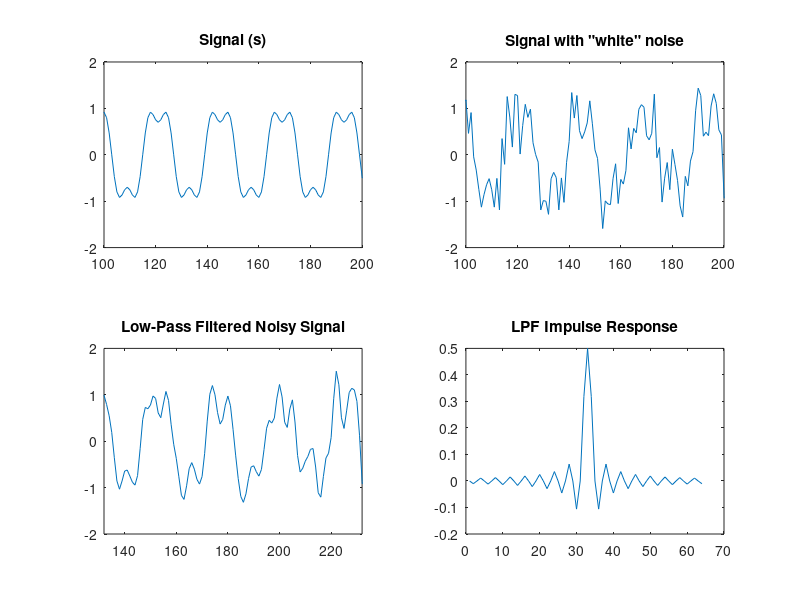
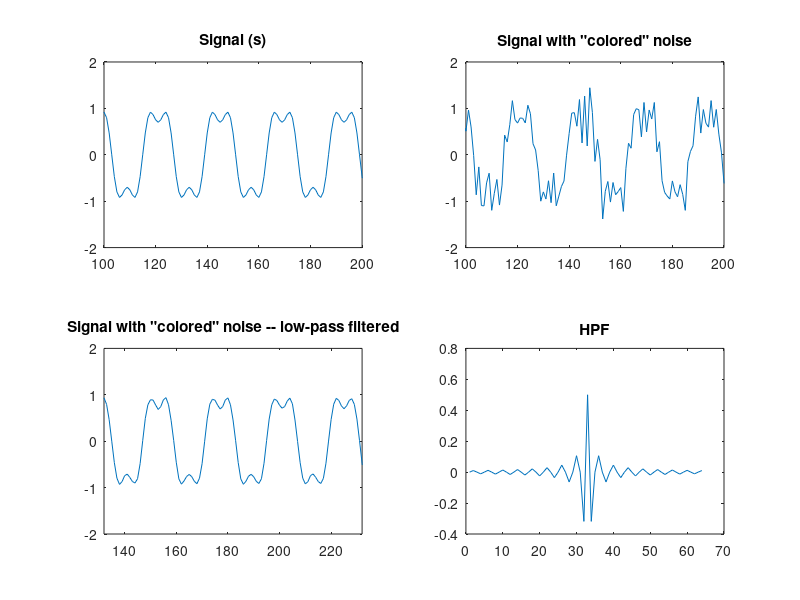
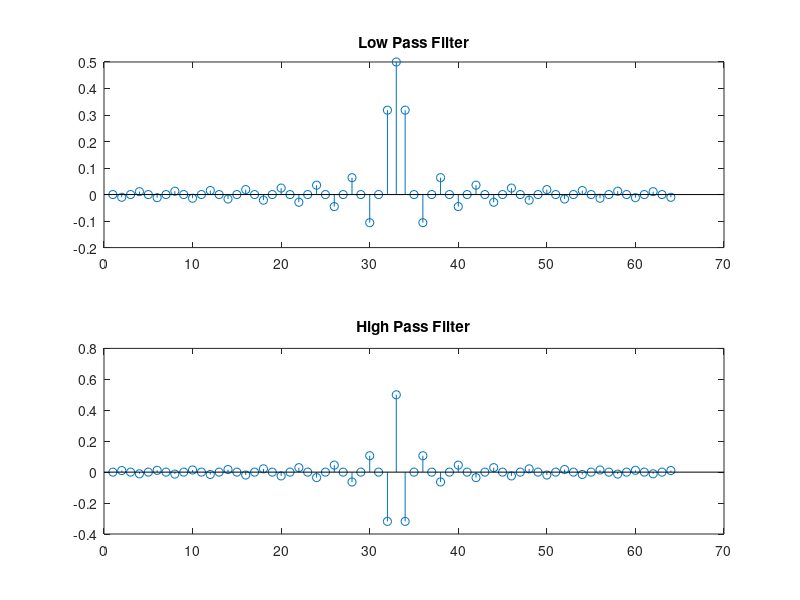

The MATLAB script that drew these images, in order:
clear;n=0:1:1023;M=64;  %%% Enter an even lengthm=0:1:M-1;h_LPF=0.5.*sinc((m-(M/2))./2);  %%% LPF with BW: v=1/4signal=cos((pi/12).*n)-0.3.*cos((pi/4).*n);root_Ps=norm(signal)/sqrt(1024);SNR=4;figuresubplot(2,2,1)plot(signal) %naxis([100 200 -2 2])title('Signal (s)')white_noise=random('Normal',0,root_Ps/sqrt(SNR),1,length(n));r=signal+white_noise;subplot(2,2,2)plot(r) %ntitle('Signal with "white" noise')axis([100 200 -2 2])y=conv(h_LPF,r);%m=0:1:length(y)-1;subplot(2,2,3)plot(y)title('Low-Pass Filtered Noisy Signal')axis([100+M/2 200+M/2 -2 2])subplot(2,2,4)plot(h_LPF)title('LPF Impulse Response')%%%%%%%%%%%%%%%%%%%%%%%%%%%%%%%%%%%%%%figureg_HPF=-1.0*h_LPF;g_HPF(M/2+1)=g_HPF(M/2+1)+1;high_freq_noise=conv(g_HPF,white_noise);HF_noise=high_freq_noise(1:length(signal));r_high=signal+HF_noise;z=conv(r_high,h_LPF);subplot(2,2,1)plot(signal) %naxis([100 200 -2 2])title('Signal (s)')subplot(2,2,2)plot(r_high)title('Signal with "colored" noise')axis([100 200 -2 2])subplot(2,2,3)plot(z)title('Signal with "colored" noise -- low-pass filtered')axis([100+M/2 200+M/2 -2 2])subplot(2,2,4)plot(g_HPF)title('HPF')figuresubplot(2,1,1)stem(h_LPF)%axis([M/2-10 M/2+10 -0.8 0.2])title('Low Pass Filter')subplot(2,1,2)stem(g_HPF)%axis([M/2-10 M/2+10 -0.8 0.2])title('High Pass Filter')